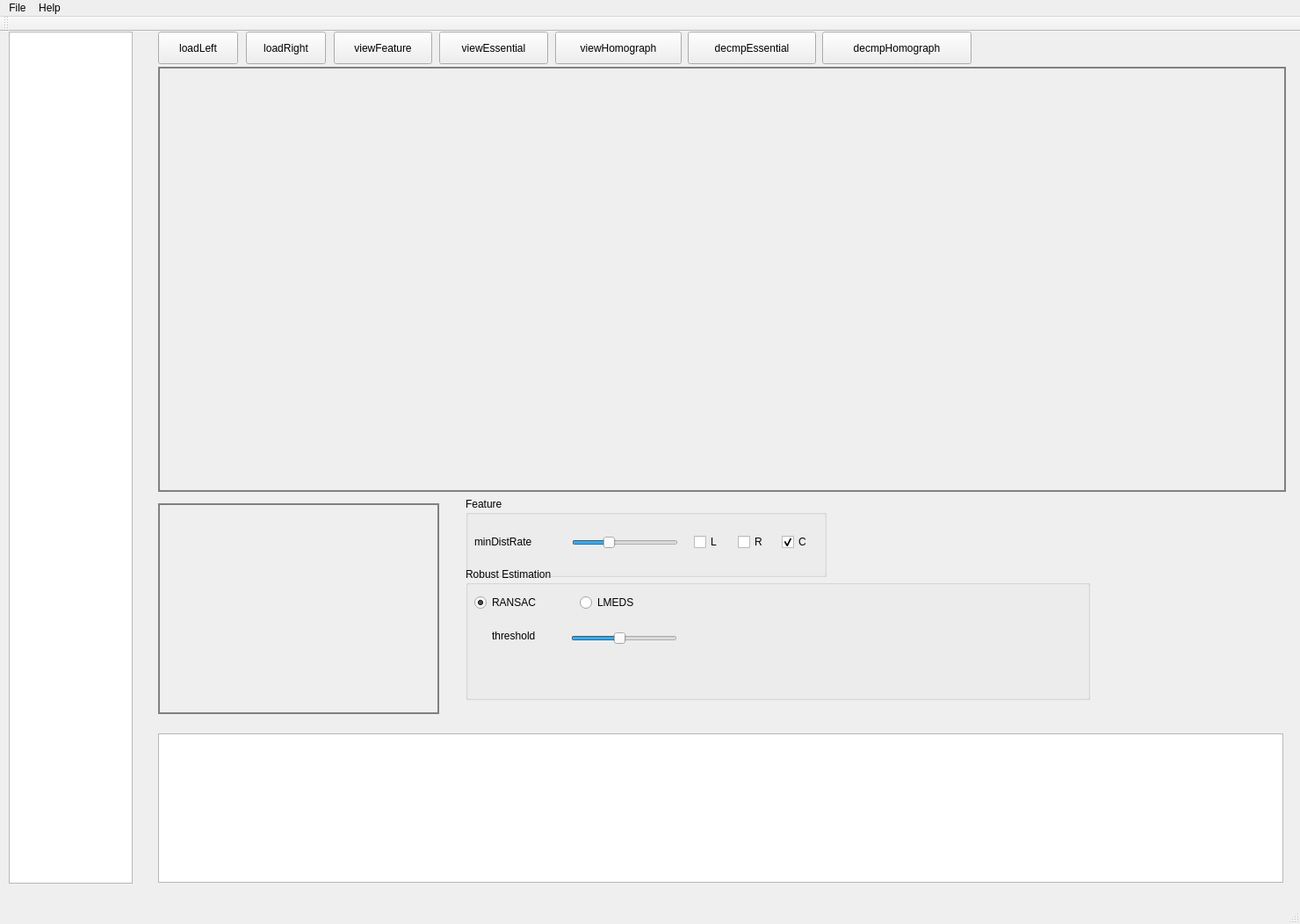
<?xml version="1.0" encoding="UTF-8"?>
<ui version="4.0">
 <class>MainWindow</class>
 <widget class="QMainWindow" name="MainWindow">
  <property name="geometry">
   <rect>
    <x>0</x>
    <y>0</y>
    <width>1480</width>
    <height>1052</height>
   </rect>
  </property>
  <property name="windowTitle">
   <string>qMVG</string>
  </property>
  <widget class="QWidget" name="centralWidget">
   <widget class="QLabel" name="imageLbl">
    <property name="geometry">
     <rect>
      <x>180</x>
      <y>40</y>
      <width>1284</width>
      <height>484</height>
     </rect>
    </property>
    <property name="autoFillBackground">
     <bool>false</bool>
    </property>
    <property name="styleSheet">
     <string notr="true">border: 2px solid gray;</string>
    </property>
    <property name="text">
     <string/>
    </property>
   </widget>
   <widget class="QListView" name="ds_list">
    <property name="geometry">
     <rect>
      <x>10</x>
      <y>0</y>
      <width>141</width>
      <height>970</height>
     </rect>
    </property>
   </widget>
   <widget class="QGLViewer" name="viewer" native="true">
    <property name="geometry">
     <rect>
      <x>180</x>
      <y>537</y>
      <width>320</width>
      <height>240</height>
     </rect>
    </property>
    <property name="styleSheet">
     <string notr="true">border: 2px solid gray;</string>
    </property>
   </widget>
   <widget class="QGroupBox" name="sampleBox">
    <property name="geometry">
     <rect>
      <x>530</x>
      <y>610</y>
      <width>711</width>
      <height>151</height>
     </rect>
    </property>
    <property name="styleSheet">
     <string notr="true"/>
    </property>
    <property name="title">
     <string>Robust Estimation</string>
    </property>
    <widget class="QFrame" name="ransacFrm">
     <property name="geometry">
      <rect>
       <x>10</x>
       <y>54</y>
       <width>671</width>
       <height>71</height>
      </rect>
     </property>
     <property name="frameShape">
      <enum>QFrame::NoFrame</enum>
     </property>
     <property name="frameShadow">
      <enum>QFrame::Raised</enum>
     </property>
     <widget class="QFrame" name="lmedsFrm">
      <property name="geometry">
       <rect>
        <x>0</x>
        <y>0</y>
        <width>671</width>
        <height>71</height>
       </rect>
      </property>
      <property name="frameShape">
       <enum>QFrame::NoFrame</enum>
      </property>
      <property name="frameShadow">
       <enum>QFrame::Raised</enum>
      </property>
      <widget class="QLabel" name="goodLbl_2">
       <property name="geometry">
        <rect>
         <x>20</x>
         <y>10</y>
         <width>91</width>
         <height>27</height>
        </rect>
       </property>
       <property name="text">
        <string>threshold</string>
       </property>
      </widget>
      <widget class="QSlider" name="ransacThres">
       <property name="geometry">
        <rect>
         <x>110</x>
         <y>18</y>
         <width>121</width>
         <height>18</height>
        </rect>
       </property>
       <property name="minimum">
        <number>80</number>
       </property>
       <property name="maximum">
        <number>1000</number>
       </property>
       <property name="value">
        <number>500</number>
       </property>
       <property name="orientation">
        <enum>Qt::Horizontal</enum>
       </property>
      </widget>
     </widget>
    </widget>
    <widget class="QRadioButton" name="ransacBtn">
     <property name="geometry">
      <rect>
       <x>10</x>
       <y>24</y>
       <width>121</width>
       <height>32</height>
      </rect>
     </property>
     <property name="text">
      <string>RANSAC</string>
     </property>
     <property name="checked">
      <bool>true</bool>
     </property>
    </widget>
    <widget class="QRadioButton" name="lmedsBtn">
     <property name="geometry">
      <rect>
       <x>130</x>
       <y>24</y>
       <width>121</width>
       <height>32</height>
      </rect>
     </property>
     <property name="text">
      <string>LMEDS</string>
     </property>
    </widget>
   </widget>
   <widget class="QPushButton" name="loadLImg">
    <property name="geometry">
     <rect>
      <x>180</x>
      <y>0</y>
      <width>91</width>
      <height>37</height>
     </rect>
    </property>
    <property name="text">
     <string>loadLeft</string>
    </property>
   </widget>
   <widget class="QPushButton" name="loadRImg">
    <property name="geometry">
     <rect>
      <x>280</x>
      <y>0</y>
      <width>91</width>
      <height>37</height>
     </rect>
    </property>
    <property name="text">
     <string>loadRight</string>
    </property>
   </widget>
   <widget class="QTextBrowser" name="logMsgBox">
    <property name="geometry">
     <rect>
      <x>180</x>
      <y>799</y>
      <width>1281</width>
      <height>170</height>
     </rect>
    </property>
   </widget>
   <widget class="QPushButton" name="vFeature">
    <property name="geometry">
     <rect>
      <x>380</x>
      <y>0</y>
      <width>112</width>
      <height>37</height>
     </rect>
    </property>
    <property name="text">
     <string>viewFeature</string>
    </property>
   </widget>
   <widget class="QPushButton" name="vEssential">
    <property name="geometry">
     <rect>
      <x>500</x>
      <y>0</y>
      <width>124</width>
      <height>37</height>
     </rect>
    </property>
    <property name="text">
     <string>viewEssential</string>
    </property>
   </widget>
   <widget class="QPushButton" name="vHomograph">
    <property name="geometry">
     <rect>
      <x>632</x>
      <y>0</y>
      <width>144</width>
      <height>37</height>
     </rect>
    </property>
    <property name="text">
     <string>viewHomograph</string>
    </property>
   </widget>
   <widget class="QGroupBox" name="featureBox">
    <property name="geometry">
     <rect>
      <x>530</x>
      <y>530</y>
      <width>411</width>
      <height>91</height>
     </rect>
    </property>
    <property name="title">
     <string>Feature</string>
    </property>
    <widget class="QSlider" name="minDistRate">
     <property name="geometry">
      <rect>
       <x>121</x>
       <y>43</y>
       <width>121</width>
       <height>18</height>
      </rect>
     </property>
     <property name="minimum">
      <number>1</number>
     </property>
     <property name="maximum">
      <number>10</number>
     </property>
     <property name="value">
      <number>4</number>
     </property>
     <property name="orientation">
      <enum>Qt::Horizontal</enum>
     </property>
    </widget>
    <widget class="QCheckBox" name="showLeft">
     <property name="geometry">
      <rect>
       <x>260</x>
       <y>35</y>
       <width>51</width>
       <height>32</height>
      </rect>
     </property>
     <property name="text">
      <string>L</string>
     </property>
    </widget>
    <widget class="QCheckBox" name="showRight">
     <property name="geometry">
      <rect>
       <x>310</x>
       <y>35</y>
       <width>51</width>
       <height>32</height>
      </rect>
     </property>
     <property name="text">
      <string>R</string>
     </property>
    </widget>
    <widget class="QCheckBox" name="showCrrsp">
     <property name="geometry">
      <rect>
       <x>360</x>
       <y>35</y>
       <width>51</width>
       <height>32</height>
      </rect>
     </property>
     <property name="text">
      <string>C</string>
     </property>
     <property name="checked">
      <bool>true</bool>
     </property>
    </widget>
    <widget class="QLabel" name="goodLbl">
     <property name="geometry">
      <rect>
       <x>10</x>
       <y>37</y>
       <width>111</width>
       <height>27</height>
      </rect>
     </property>
     <property name="text">
      <string>minDistRate</string>
     </property>
    </widget>
   </widget>
   <widget class="QPushButton" name="dEssentia">
    <property name="geometry">
     <rect>
      <x>783</x>
      <y>0</y>
      <width>146</width>
      <height>37</height>
     </rect>
    </property>
    <property name="text">
     <string>decmpEssential</string>
    </property>
   </widget>
   <widget class="QPushButton" name="dHomograph">
    <property name="geometry">
     <rect>
      <x>936</x>
      <y>0</y>
      <width>170</width>
      <height>37</height>
     </rect>
    </property>
    <property name="text">
     <string>decmpHomograph</string>
    </property>
   </widget>
  </widget>
  <widget class="QMenuBar" name="menuBar">
   <property name="geometry">
    <rect>
     <x>0</x>
     <y>0</y>
     <width>1480</width>
     <height>33</height>
    </rect>
   </property>
   <widget class="QMenu" name="menuFile">
    <property name="title">
     <string>File</string>
    </property>
    <addaction name="actionOpen_Dataset"/>
    <addaction name="actionExit"/>
   </widget>
   <widget class="QMenu" name="menuHelp">
    <property name="title">
     <string>Help</string>
    </property>
    <addaction name="actionAbout"/>
   </widget>
   <addaction name="menuFile"/>
   <addaction name="menuHelp"/>
  </widget>
  <widget class="QToolBar" name="mainToolBar">
   <attribute name="toolBarArea">
    <enum>TopToolBarArea</enum>
   </attribute>
   <attribute name="toolBarBreak">
    <bool>false</bool>
   </attribute>
  </widget>
  <widget class="QStatusBar" name="statusBar"/>
  <action name="actionOpen_Dataset">
   <property name="text">
    <string>Open tum Dataset</string>
   </property>
  </action>
  <action name="actionExit">
   <property name="text">
    <string>Exit</string>
   </property>
  </action>
  <action name="actionAbout">
   <property name="text">
    <string>About</string>
   </property>
  </action>
 </widget>
 <layoutdefault spacing="6" margin="11"/>
 <customwidgets>
  <customwidget>
   <class>QGLViewer</class>
   <extends>QWidget</extends>
   <header>QGLViewer/qglviewer.h</header>
  </customwidget>
 </customwidgets>
 <resources/>
 <connections/>
</ui>
